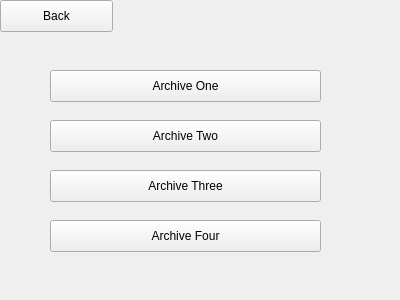
<?xml version="1.0" encoding="UTF-8"?>
<ui version="4.0">
 <class>Form</class>
 <widget class="QWidget" name="Form">
  <property name="geometry">
   <rect>
    <x>0</x>
    <y>0</y>
    <width>400</width>
    <height>300</height>
   </rect>
  </property>
  <property name="windowTitle">
   <string>Archive</string>
  </property>
  <widget class="QPushButton" name="pushButton">
   <property name="geometry">
    <rect>
     <x>50</x>
     <y>70</y>
     <width>271</width>
     <height>32</height>
    </rect>
   </property>
   <property name="text">
    <string>Archive One</string>
   </property>
  </widget>
  <widget class="QPushButton" name="pushButton_2">
   <property name="geometry">
    <rect>
     <x>50</x>
     <y>120</y>
     <width>271</width>
     <height>32</height>
    </rect>
   </property>
   <property name="text">
    <string>Archive Two</string>
   </property>
  </widget>
  <widget class="QPushButton" name="pushButton_3">
   <property name="geometry">
    <rect>
     <x>50</x>
     <y>170</y>
     <width>271</width>
     <height>32</height>
    </rect>
   </property>
   <property name="text">
    <string>Archive Three</string>
   </property>
  </widget>
  <widget class="QPushButton" name="pushButton_4">
   <property name="geometry">
    <rect>
     <x>50</x>
     <y>220</y>
     <width>271</width>
     <height>32</height>
    </rect>
   </property>
   <property name="text">
    <string>Archive Four</string>
   </property>
  </widget>
  <widget class="QPushButton" name="back">
   <property name="geometry">
    <rect>
     <x>0</x>
     <y>0</y>
     <width>113</width>
     <height>32</height>
    </rect>
   </property>
   <property name="text">
    <string>Back</string>
   </property>
  </widget>
 </widget>
 <resources/>
 <connections/>
</ui>
